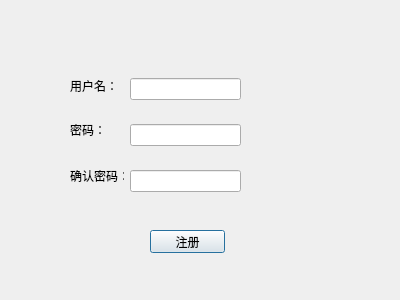
<?xml version="1.0" encoding="UTF-8"?>
<ui version="4.0">
 <class>Register</class>
 <widget class="QDialog" name="Register">
  <property name="geometry">
   <rect>
    <x>0</x>
    <y>0</y>
    <width>400</width>
    <height>300</height>
   </rect>
  </property>
  <property name="windowTitle">
   <string>Dialog</string>
  </property>
  <widget class="QWidget" name="gridLayoutWidget">
   <property name="geometry">
    <rect>
     <x>130</x>
     <y>60</y>
     <width>111</width>
     <height>151</height>
    </rect>
   </property>
   <layout class="QGridLayout" name="gridLayout">
    <item row="0" column="0">
     <widget class="QLineEdit" name="lineEdit"/>
    </item>
    <item row="1" column="0">
     <widget class="QLineEdit" name="lineEdit_3">
      <property name="echoMode">
       <enum>QLineEdit::Password</enum>
      </property>
     </widget>
    </item>
    <item row="2" column="0">
     <widget class="QLineEdit" name="lineEdit_4">
      <property name="echoMode">
       <enum>QLineEdit::Password</enum>
      </property>
     </widget>
    </item>
   </layout>
  </widget>
  <widget class="QPushButton" name="pushButton">
   <property name="geometry">
    <rect>
     <x>150</x>
     <y>230</y>
     <width>75</width>
     <height>23</height>
    </rect>
   </property>
   <property name="text">
    <string>注册</string>
   </property>
  </widget>
  <widget class="QLabel" name="label">
   <property name="geometry">
    <rect>
     <x>70</x>
     <y>80</y>
     <width>54</width>
     <height>12</height>
    </rect>
   </property>
   <property name="text">
    <string>用户名：</string>
   </property>
  </widget>
  <widget class="QLabel" name="label_2">
   <property name="geometry">
    <rect>
     <x>70</x>
     <y>120</y>
     <width>54</width>
     <height>20</height>
    </rect>
   </property>
   <property name="text">
    <string>密码：</string>
   </property>
  </widget>
  <widget class="QLabel" name="label_3">
   <property name="geometry">
    <rect>
     <x>70</x>
     <y>170</y>
     <width>54</width>
     <height>12</height>
    </rect>
   </property>
   <property name="text">
    <string>确认密码：</string>
   </property>
  </widget>
 </widget>
 <resources/>
 <connections/>
</ui>
